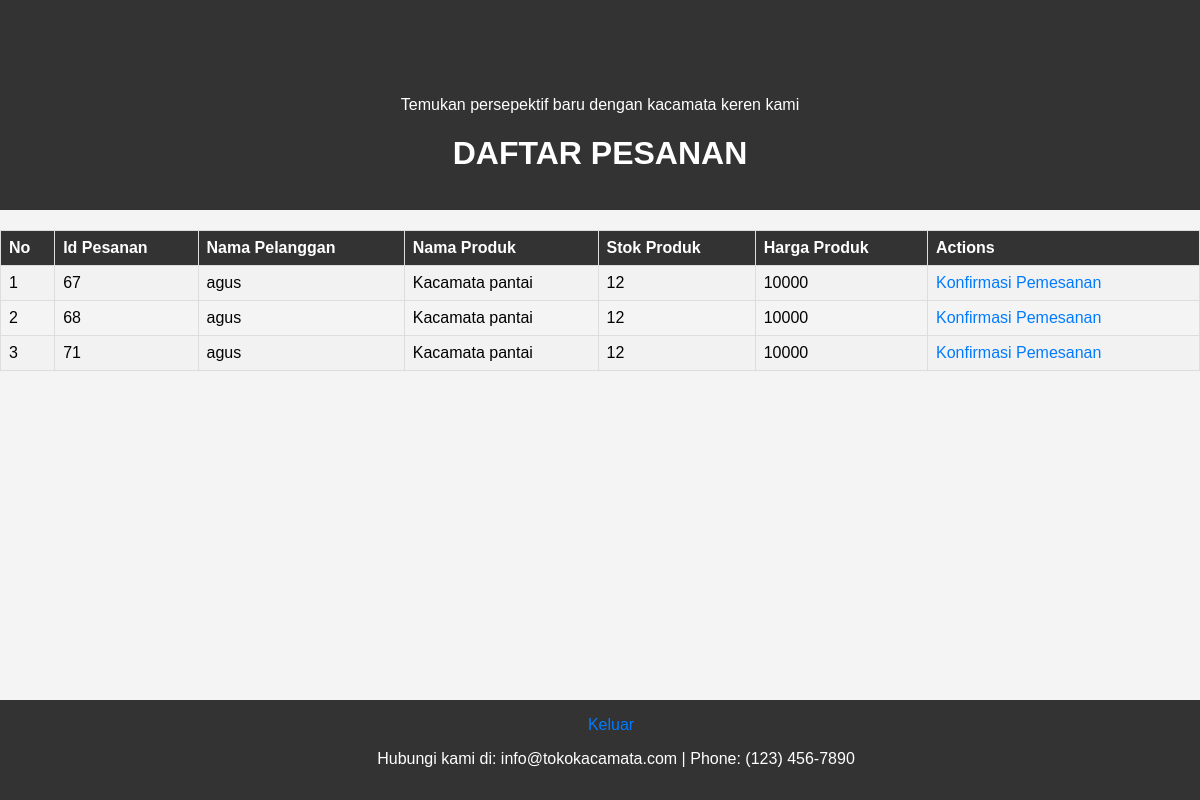
The page /Brankas_Kacamata/AdminSide/order.php on the database its author committed.
### tables this page shows
CREATE TABLE `pesanan` (
  `Id_pesanan` int(11) NOT NULL,
  `Id_pelanggan` int(11) NOT NULL,
  `Id_produk` int(11) NOT NULL,
  `Alamat_pesanan` text NOT NULL,
  `Total_pesanan` int(11) NOT NULL,
  `Tgl_pesanan` date NOT NULL
);

CREATE TABLE `pelanggan` (
  `Id_pelanggan` int(11) NOT NULL,
  `Password` varchar(10) NOT NULL,
  `Nama_pelanggan` varchar(30) NOT NULL,
  `No_pelanggan` int(11) DEFAULT NULL,
  `Alamat_pelanggan` text NOT NULL
);

CREATE TABLE `produk` (
  `Id_produk` int(11) NOT NULL,
  `Nama_produk` varchar(30) NOT NULL,
  `Foto_produk` varchar(30) NOT NULL,
  `Stok_produk` int(11) NOT NULL,
  `Deskripsi_produk` text NOT NULL,
  `Harga_produk` int(11) NOT NULL
);

### Brankas_Kacamata/functions.php (called while the page is built, shortened)
<?php
$conn =mysqli_connect("localhost","root","","brankas_kacamata");
function query($query){
    global $conn;
    $result =mysqli_query($conn, $query);
    $rows = [];
    while( $row = mysqli_fetch_assoc($result)){
        $rows[] = $row;
    }
    return $rows;
}

### Brankas_Kacamata/AdminSide/order.php (the view, shortened to what this page needs)
<?php
require_once "../functions.php";
$pesanan = query("SELECT *
FROM pesanan
JOIN produk ON pesanan.Id_produk = produk.Id_produk
JOIN pelanggan ON pesanan.Id_pelanggan = pelanggan.Id_pelanggan;
");
?>
<!DOCTYPE html>
<html lang="en">
<head>
</head>
<body>
    <header>
    <h1>Toko Kacamata</h1>
        <p>Temukan persepektif baru dengan kacamata keren kami</p>
        <h1 style="color: white;">DAFTAR PESANAN</h1>
    </header>
    <table border="1" cellpadding = '10' cellspacing = '0'>
        <tr>
            <th> No </th>
            <th> Id Pesanan</th>
            <th> Nama Pelanggan</th>
            <th> Nama Produk </th>
            <th> Stok Produk</th>
            <th> Harga Produk</th>
            <th> Actions</th>
        </tr>
        <?php $i =1;?>
        <?php foreach($pesanan as $row): ?>
        <tr>
            <td><?= $i; ?></td>
            <td><?= $row['Id_pesanan']; ?></td>
            <td><?= $row['Nama_pelanggan']; ?></td>
            <td><?= $row['Nama_produk']; ?></td>
            <td><?= $row['Stok_produk']; ?></td>
            <td><?= $row['Harga_produk']; ?></td>
            <td>
               <a href="konfirmasiPesanan.php?Id_pesanan=<?=$row['Id_pesanan'];?>" onclick="return confirm('yakin?');">Konfirmasi Pemesanan</a>
            </td>
            <?php $i++?>
        </tr>
        <?php endforeach; ?>
    </table>
    <footer>
        <a href="../logout.php">Keluar</a>
        <p>Hubungi kami di: info@tokokacamata.com | Phone: (123) 456-7890</p>
    </footer>

### Brankas_Kacamata/AdminSide/order.php (style rules this page uses)
body { font-family: Arial, sans-serif; background-color: #f4f4f4; margin: 0; padding: 0; }
h1, .form { color: #333; }
a { text-decoration: none; color: #007BFF; margin-right: 10px; text-align: center; }
table { width: 100%; border-collapse: collapse; margin-top: 20px; }
th, td { border: 1px solid #ddd; padding: 8px; text-align: left; }
th { background-color: #333; color: white; }
tr:nth-child(even) { background-color: #f2f2f2; }
footer { background-color: #333; color: #fff; text-align: center; padding: 1em; position: fixed; bottom: 0; width: 100%; }
header { background-color: #333; color: #fff; padding: 1em; text-align: center; }

### rows shown on the page
pesanan: Id_pesanan "67", Id_pelanggan.Nama_pelanggan "agus", Id_produk.Nama_produk "Kacamata pantai", Id_produk.Stok_produk "12", Id_produk.Harga_produk "10000"
pesanan: Id_pesanan "68", Id_pelanggan.Nama_pelanggan "agus", Id_produk.Nama_produk "Kacamata pantai", Id_produk.Stok_produk "12", Id_produk.Harga_produk "10000"
pesanan: Id_pesanan "71", Id_pelanggan.Nama_pelanggan "agus", Id_produk.Nama_produk "Kacamata pantai", Id_produk.Stok_produk "12", Id_produk.Harga_produk "10000"
